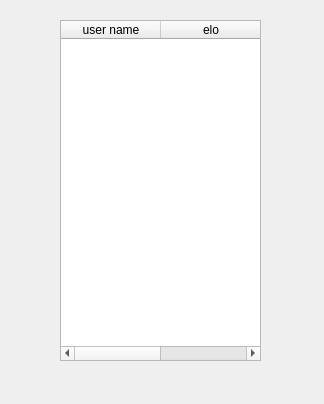
<?xml version="1.0" encoding="UTF-8"?>
<ui version="4.0">
 <class>listrank</class>
 <widget class="QMainWindow" name="listrank">
  <property name="geometry">
   <rect>
    <x>0</x>
    <y>0</y>
    <width>324</width>
    <height>404</height>
   </rect>
  </property>
  <property name="windowTitle">
   <string>MainWindow</string>
  </property>
  <widget class="QWidget" name="centralwidget">
   <widget class="QTableWidget" name="rank">
    <property name="geometry">
     <rect>
      <x>60</x>
      <y>20</y>
      <width>201</width>
      <height>341</height>
     </rect>
    </property>
    <column>
     <property name="text">
      <string>user name</string>
     </property>
    </column>
    <column>
     <property name="text">
      <string>elo</string>
     </property>
    </column>
   </widget>
  </widget>
 </widget>
 <resources/>
 <connections/>
</ui>
